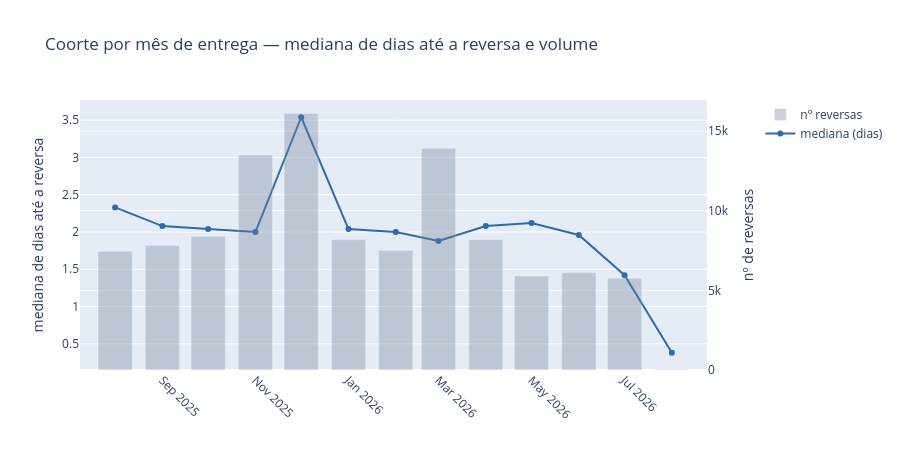

Notebook source saved alongside this figure:
### Markdown cell above
## 6. Coorte mensal (por mês de entrega)

⚠️ **Censura à direita:** os meses mais recentes ainda não tiveram tempo de acumular reversas tardias — mediana e volume subestimados no fim da série.

### Code cell
coorte = (dfv.groupby("mes_entrega")
    .agg(n_reversas=("id_reversa", "count"),
         mediana_dias=("dias_ate_reversa", "median"),
         pct_ate_7d=("dias_ate_reversa", lambda s: (s <= 7).mean() * 100),
         pct_ate_15d=("dias_ate_reversa", lambda s: (s <= 15).mean() * 100))
    .round(2))
display(coorte)

fig = make_subplots(specs=[[{"secondary_y": True}]])
fig.add_trace(go.Bar(x=coorte.index, y=coorte["n_reversas"], name="nº reversas",
                      marker_color="#718096", opacity=0.35), secondary_y=True)
fig.add_trace(go.Scatter(x=coorte.index, y=coorte["mediana_dias"], name="mediana (dias)",
                          mode="lines+markers", marker=dict(color="#2b6cb0"), line=dict(color="#2b6cb0")),
              secondary_y=False)
fig.update_yaxes(title_text="mediana de dias até a reversa", secondary_y=False)
fig.update_yaxes(title_text="nº de reversas", secondary_y=True)
fig.update_xaxes(tickangle=45)
fig.update_layout(title="Coorte por mês de entrega — mediana de dias até a reversa e volume", height=450)

fig.show()

### Figure 1 — Plotly figure (JSON) as saved in the notebook; plotly's stock layout.template omitted (floating-point values rounded to 4 significant figures)
{"data": [{"marker": {"color": "#718096"}, "name": "nº reversas", "opacity": 0.35, "type": "bar", "x": ["2025-08", "2025-09", "2025-10", "2025-11", "2025-12", "2026-01", "2026-02", "2026-03", "2026-04", "2026-05", "2026-06", "2026-07", "2026-08"], "xaxis": "x", "y": [7452, 7810, 8386, 13488, 16099, 8173, 7496, 13904, 8181, 5903, 6104, 5752, 51], "yaxis": "y2"}, {"line": {"color": "#2b6cb0"}, "marker": {"color": "#2b6cb0"}, "mode": "lines+markers", "name": "mediana (dias)", "type": "scatter", "x": ["2025-08", "2025-09", "2025-10", "2025-11", "2025-12", "2026-01", "2026-02", "2026-03", "2026-04", "2026-05", "2026-06", "2026-07", "2026-08"], "xaxis": "x", "y": [2.33, 2.08, 2.04, 2.0, 3.54, 2.04, 2.0, 1.88, 2.08, 2.12, 1.96, 1.42, 0.38], "yaxis": "y"}], "layout": {"height": 450, "title": {"text": "Coorte por mês de entrega — mediana de dias até a reversa e volume"}, "xaxis": {"anchor": "y", "domain": [0.0, 0.94], "tickangle": 45}, "yaxis": {"anchor": "x", "domain": [0.0, 1.0], "title": {"text": "mediana de dias até a reversa"}}, "yaxis2": {"anchor": "x", "overlaying": "y", "side": "right", "title": {"text": "nº de reversas"}}}}
